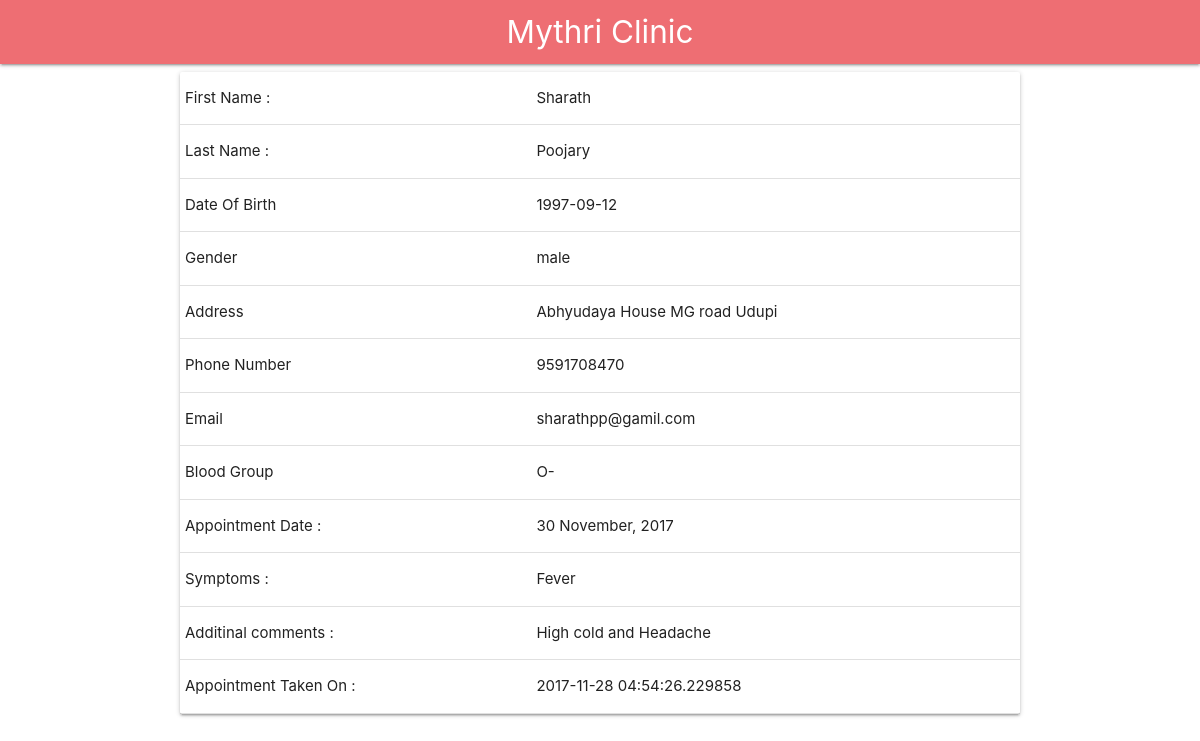
The app's page /apppplprofile.php?did=1&uid=3&aid=5&sname=Mythri Clinic (signed in) with its own data.
### tables this page shows
CREATE TABLE IF NOT EXISTS `user` (
  `uid` int(100) NOT NULL AUTO_INCREMENT,
  `first_name` varchar(1000) NOT NULL,
  `last_name` varchar(1000) NOT NULL,
  `email` varchar(1000) NOT NULL,
  `phone` bigint(100) NOT NULL,
  `date_of_birth` date NOT NULL,
  `gender` varchar(30) NOT NULL,
  `blood_group` varchar(30) NOT NULL,
  `address` varchar(10000) NOT NULL,
  `password` varchar(1000) NOT NULL,
  PRIMARY KEY (`uid`,`phone`)
);

CREATE TABLE IF NOT EXISTS `appinment` (
  `aid` int(100) NOT NULL AUTO_INCREMENT,
  `uid` int(100) NOT NULL,
  `did` int(100) NOT NULL,
  `apt_date` text NOT NULL,
  `coupen_number` int(100) NOT NULL DEFAULT '0',
  `apt_taken_time` timestamp(6) NOT NULL DEFAULT CURRENT_TIMESTAMP(6),
  `symptoms` varchar(1000) DEFAULT NULL,
  `comments` varchar(1000) DEFAULT NULL,
  PRIMARY KEY (`aid`)
);

### apppplprofile.php (the view, shortened to what this page needs)
 <?php
	$db = mysqli_connect('localhost', 'root', '', 'prodbms');
$uid = $_GET['uid'];
$res=mysqli_query($db,"Select * from user u ,appinment a where u.uid = a.uid and u.uid = $uid and aid=".$_GET['aid']);
$userRow = mysqli_fetch_array($res,MYSQLI_ASSOC);
?>
 <!DOCTYPE html>
  <html>
    <head>
      <link href="icons.css" rel="stylesheet">
      <link type="text/css" rel="stylesheet" href="css/materialize.min.css"  media="screen,projection"/>
    </head>
    <body>
	  <nav>
    <div class="nav-wrapper">
      <a href="#" class="brand-logo center"><?php echo $_GET['sname']; ?></a>
  </nav>
	   <div class="container">
		<div class="card">
	  <table class="table align="center">
	   <div class="container">
												<tr>
													<td>First Name :</td>
													<td><?php echo $userRow['first_name']; ?></td>
												</tr>
												<tr>
													<td>Last Name :</td>
													<td><?php echo $userRow['last_name']; ?></td>
												</tr>
												<tr>
													<td>Date Of Birth</td>
													<td><?php echo $userRow['date_of_birth']; ?></td>
												</tr>
												<tr>
													<td>Gender</td>
													<td><?php echo $userRow['gender']; ?></td>
												</tr>
												<tr>
													<td>Address</td>
													<td><?php echo $userRow['address']; ?>
													</td>
												</tr>
												<tr>
													<td>Phone Number</td>
													<td><?php echo $userRow['phone']; ?>
													</td>
												</tr>
												<tr>
													<td>Email</td>
													<td><?php echo $userRow['email']; ?>
													</td>
												</tr>
												<tr>
													<td>Blood Group</td>
													<td><?php echo $userRow['blood_group']; ?></td>
												</tr>
												<tr>
													<td>Appointment Date :</td>
													<td><?php echo $userRow['apt_date']; ?></td>
												</tr>
												<tr>
													<td>Symptoms :</td>
													<td><?php echo $userRow['symptoms']; ?></td>
												</tr>
												<tr>
													<td>Additinal comments :</td>
													<td><?php echo $userRow['comments']; ?></td>
												</tr>
												<tr>
													<td>Appointment Taken On :</td>
													<td><?php echo $userRow['apt_taken_time']; ?></td>
												</tr>
												</div>
									</table>
		</div>
      </div>
    </body>
  </html>

### records on screen
user: first_name "Sharath", last_name "Poojary", date_of_birth "1997-09-12", gender "male", address "Abhyudaya House MG road Udupi", phone "9591708470", email "sharathpp@gamil.com", blood_group "O-", appinment.apt_date "30 November, 2017", appinment.symptoms "Fever", appinment.comments "High cold and Headache", appinment.apt_taken_time "2017-11-28 04:54:26.229858"

### other values on screen
$_GET['sname'] "Mythri Clinic"
